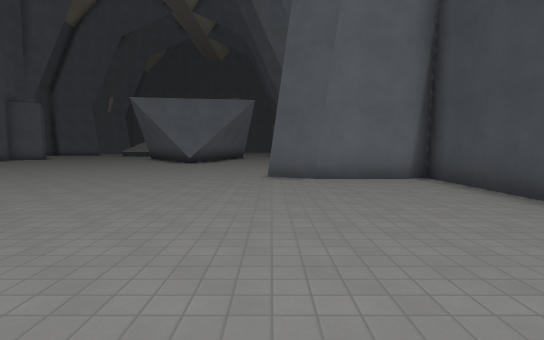
[1] (above)

19 first-person views from a walk through a level from a Godot 3-D game. The camera is 1.5 m above the floor, tilts 4° down and sees 80° across. The floor is counted in squares, 2 m on a side. Each view is taken from the middle of a square. On the plan, view 1 faces up. The plan holds only what a view shows up to about 11 squares ahead; the rest is blank. The place goes on beyond the plan. Surface patterns are stand-ins for the level's own textures.

[2]
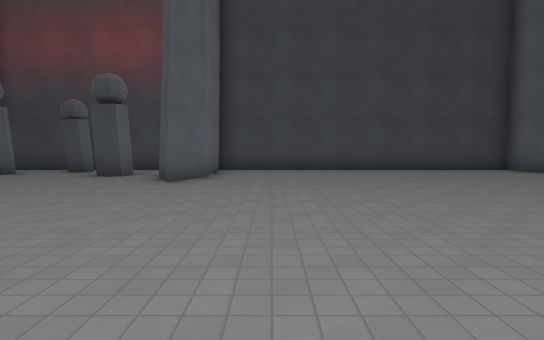

[3]
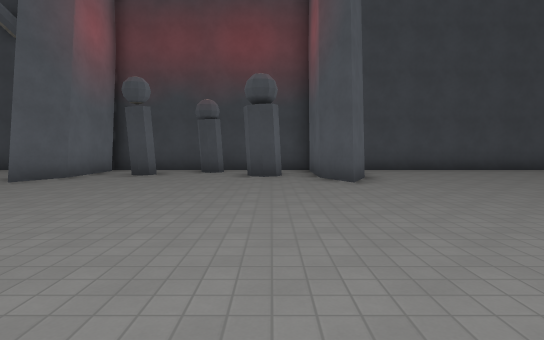

[4]
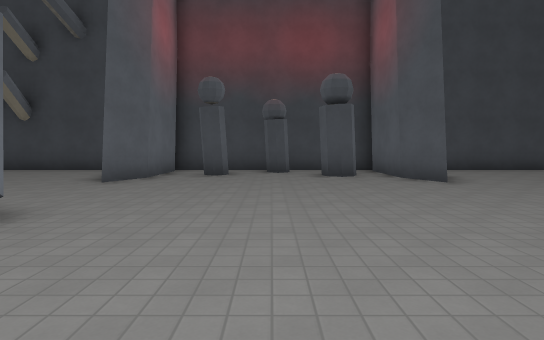

[5]
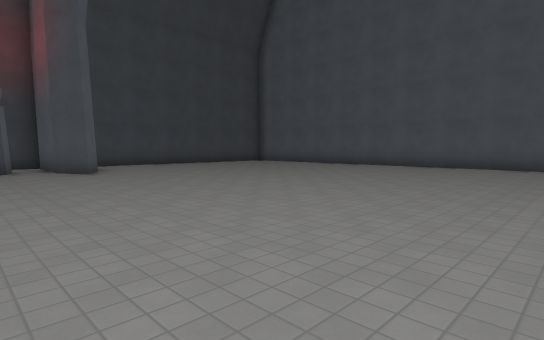

[6]
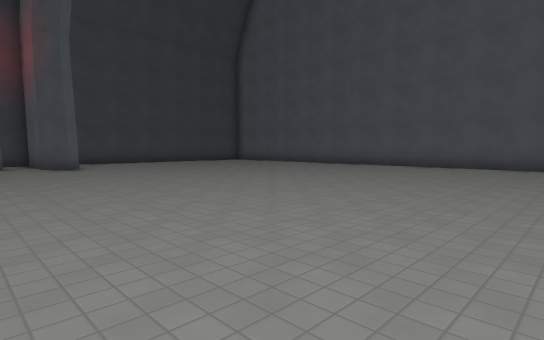

[7]
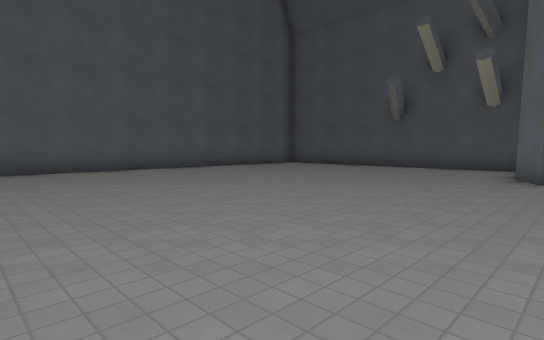

[8]
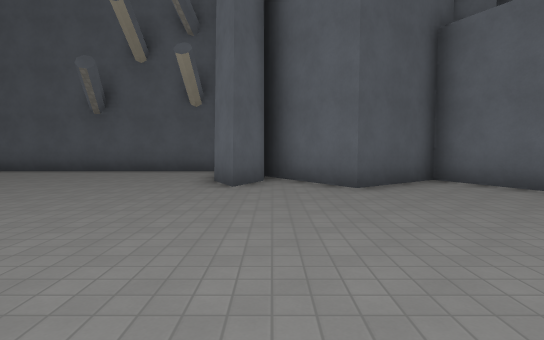

[9]
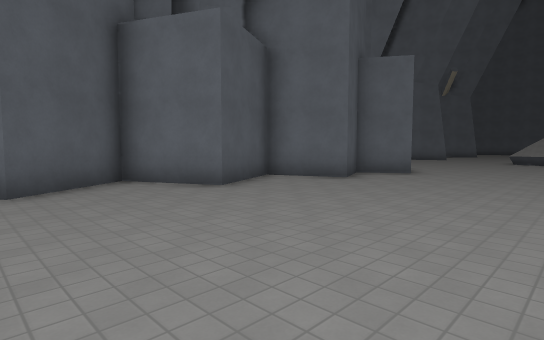

[10]
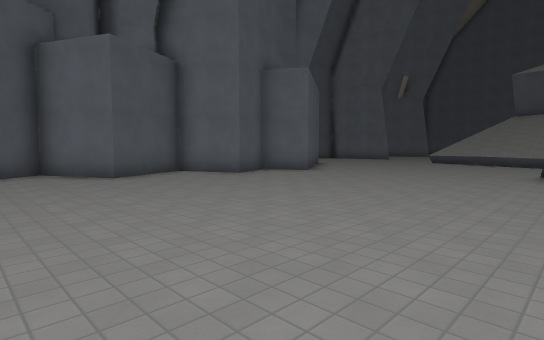

[11]
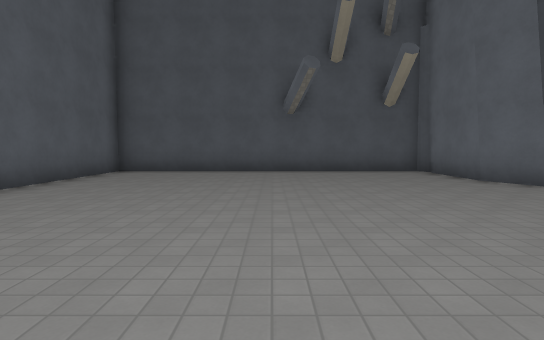

[12]
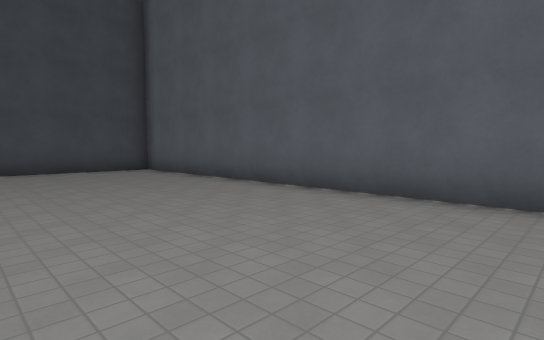

[13]
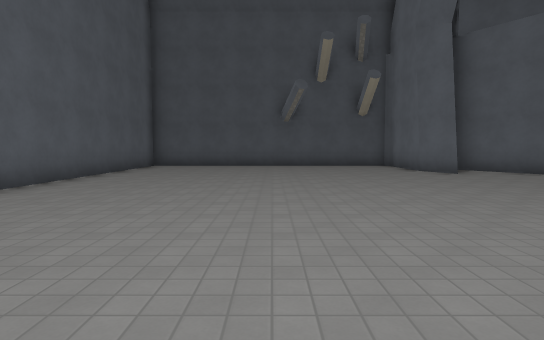

[14]
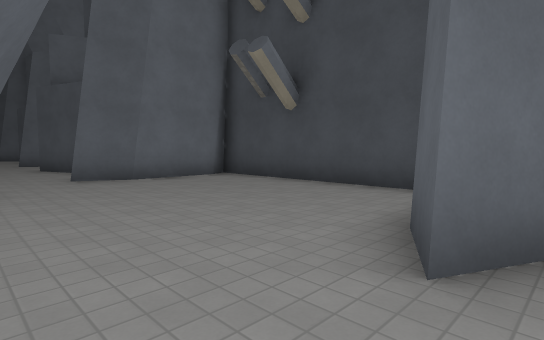

[15]
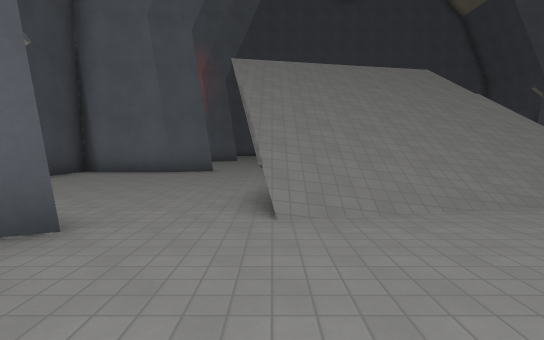

[16]
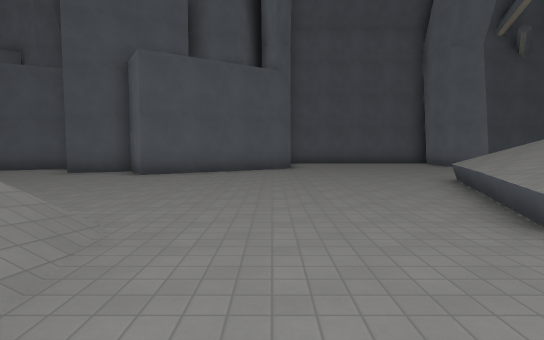

[17]
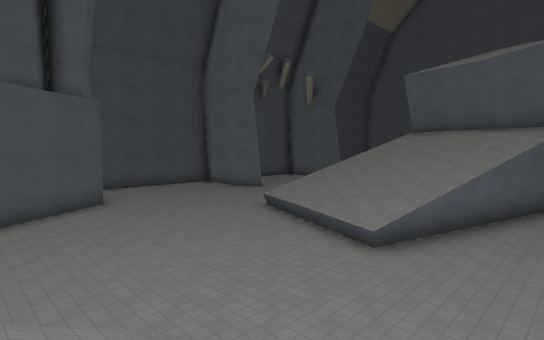

[18]
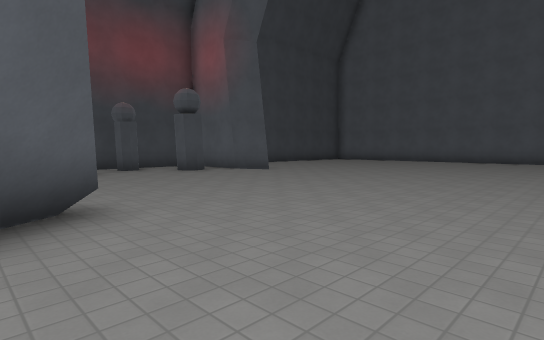

[19]
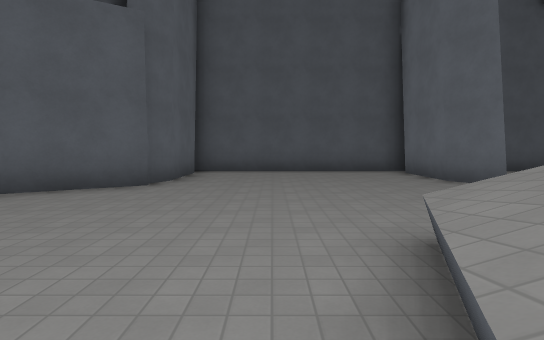

### Floor plan
Key: @ floor where view 1 was taken; # wall or solid block; . floor; / step, stairs or slope; = window, fence, low wall or low ledge; ^ raised ledge.
Columns run from 21 left of view 1 to 4 right of it. Each row starts with its distance up from view 1.
 30 #####.        #.
 29 #......  ^    #.
 28 #........^^^  #.    ..
 27 #........^^^^^..    ..#
 26 #...........^^...  ...#
 25 #................ ....
 24 #.....................
 23 ######...............#####
 22      #........./////.....#
 21      ##......///////.....#
 20       ##......//////.....#
 19       #.......///// .....#
 18       #......./////......#
 17     ###........////......#
 16     #...........== ..#####
 15     ##...........#....####
 14     ##...................#
 13    ##....................#
 12     #...................##
 11     ##...................#
 10    ##..................#.#
  9   ##.....................#
  8 #####................#####
  7 #........................#
  6 #........................#
  5 #........................#
  4 #........................#
  3 #........................#
  2 #........................#
  1 #........................#
  0 #....................@...#
 -1 #........................#
 -2 ##########################

Positions as (right, up) in squares from view 1, and headings:
1: (0, 0), facing up
2: (-7, 6), facing right
3: (-7, 10), facing right
4: (-7, 12), facing right
5: (-10, 11), facing down-right
6: (-12, 11), facing down-right
7: (-8, 9), facing down-left
8: (-10, 9), facing left
9: (-10, 10), facing up-left
10: (-7, 11), facing up-left
11: (-10, 3), facing left
12: (-7, 3), facing down-right
13: (-7, 3), facing left
14: (-2, 15), facing up-right
15: (-2, 26), facing down
16: (-5, 23), facing left
17: (-5, 20), facing up-left
18: (-8, 16), facing down-right
19: (-10, 26), facing left
